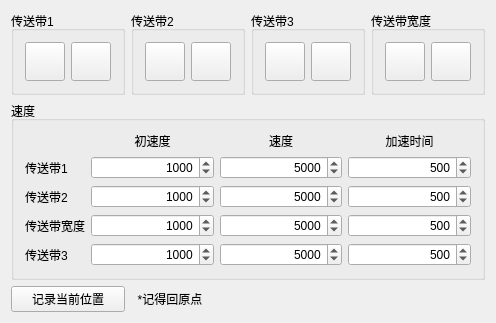
<?xml version="1.0" encoding="UTF-8"?>
<ui version="4.0">
 <class>Conveyor</class>
 <widget class="QWidget" name="Conveyor">
  <property name="geometry">
   <rect>
    <x>0</x>
    <y>0</y>
    <width>454</width>
    <height>279</height>
   </rect>
  </property>
  <property name="windowTitle">
   <string>传送带</string>
  </property>
  <layout class="QGridLayout" name="gridLayout_2" rowstretch="0,0,0,0">
   <item row="0" column="1">
    <widget class="QGroupBox" name="groupBox_2">
     <property name="title">
      <string>传送带2</string>
     </property>
     <layout class="QHBoxLayout" name="horizontalLayout_2">
      <item>
       <widget class="QToolButton" name="toolButton_3">
        <property name="icon">
         <iconset resource="printmark.qrc">
          <normaloff>:/Resources/ccw_b.png</normaloff>:/Resources/ccw_b.png</iconset>
        </property>
        <property name="iconSize">
         <size>
          <width>32</width>
          <height>32</height>
         </size>
        </property>
       </widget>
      </item>
      <item>
       <widget class="QToolButton" name="toolButton_4">
        <property name="icon">
         <iconset resource="printmark.qrc">
          <normaloff>:/Resources/cw_b.png</normaloff>:/Resources/cw_b.png</iconset>
        </property>
        <property name="iconSize">
         <size>
          <width>32</width>
          <height>32</height>
         </size>
        </property>
       </widget>
      </item>
     </layout>
    </widget>
   </item>
   <item row="0" column="2">
    <widget class="QGroupBox" name="groupBox_6">
     <property name="title">
      <string>传送带3</string>
     </property>
     <layout class="QHBoxLayout" name="horizontalLayout_4">
      <item>
       <widget class="QToolButton" name="toolButton_7">
        <property name="icon">
         <iconset resource="printmark.qrc">
          <normaloff>:/Resources/ccw_b.png</normaloff>:/Resources/ccw_b.png</iconset>
        </property>
        <property name="iconSize">
         <size>
          <width>32</width>
          <height>32</height>
         </size>
        </property>
       </widget>
      </item>
      <item>
       <widget class="QToolButton" name="toolButton_8">
        <property name="icon">
         <iconset resource="printmark.qrc">
          <normaloff>:/Resources/cw_b.png</normaloff>:/Resources/cw_b.png</iconset>
        </property>
        <property name="iconSize">
         <size>
          <width>32</width>
          <height>32</height>
         </size>
        </property>
       </widget>
      </item>
     </layout>
    </widget>
   </item>
   <item row="0" column="3">
    <widget class="QGroupBox" name="groupBox_3">
     <property name="title">
      <string>传送带宽度</string>
     </property>
     <layout class="QHBoxLayout" name="horizontalLayout_3">
      <item>
       <widget class="QToolButton" name="toolButton_5">
        <property name="icon">
         <iconset resource="printmark.qrc">
          <normaloff>:/Resources/narrow.png</normaloff>:/Resources/narrow.png</iconset>
        </property>
        <property name="iconSize">
         <size>
          <width>32</width>
          <height>32</height>
         </size>
        </property>
       </widget>
      </item>
      <item>
       <widget class="QToolButton" name="toolButton_6">
        <property name="icon">
         <iconset resource="printmark.qrc">
          <normaloff>:/Resources/wider.png</normaloff>:/Resources/wider.png</iconset>
        </property>
        <property name="iconSize">
         <size>
          <width>32</width>
          <height>32</height>
         </size>
        </property>
       </widget>
      </item>
     </layout>
    </widget>
   </item>
   <item row="0" column="0">
    <widget class="QGroupBox" name="groupBox">
     <property name="title">
      <string>传送带1</string>
     </property>
     <layout class="QHBoxLayout" name="horizontalLayout">
      <item>
       <widget class="QToolButton" name="toolButton">
        <property name="icon">
         <iconset resource="printmark.qrc">
          <normaloff>:/Resources/ccw_b.png</normaloff>:/Resources/ccw_b.png</iconset>
        </property>
        <property name="iconSize">
         <size>
          <width>32</width>
          <height>32</height>
         </size>
        </property>
       </widget>
      </item>
      <item>
       <widget class="QToolButton" name="toolButton_2">
        <property name="icon">
         <iconset resource="printmark.qrc">
          <normaloff>:/Resources/cw_b.png</normaloff>:/Resources/cw_b.png</iconset>
        </property>
        <property name="iconSize">
         <size>
          <width>32</width>
          <height>32</height>
         </size>
        </property>
       </widget>
      </item>
     </layout>
    </widget>
   </item>
   <item row="1" column="0" colspan="4">
    <widget class="QGroupBox" name="groupBox_5">
     <property name="title">
      <string>速度</string>
     </property>
     <layout class="QGridLayout" name="gridLayout_3" columnstretch="0,1,1,1">
      <item row="1" column="2">
       <widget class="QSpinBox" name="spinBox_2">
        <property name="alignment">
         <set>Qt::AlignRight|Qt::AlignTrailing|Qt::AlignVCenter</set>
        </property>
        <property name="minimum">
         <number>100</number>
        </property>
        <property name="maximum">
         <number>400000</number>
        </property>
        <property name="singleStep">
         <number>100</number>
        </property>
        <property name="value">
         <number>5000</number>
        </property>
       </widget>
      </item>
      <item row="1" column="3">
       <widget class="QSpinBox" name="spinBox_3">
        <property name="alignment">
         <set>Qt::AlignRight|Qt::AlignTrailing|Qt::AlignVCenter</set>
        </property>
        <property name="maximum">
         <number>2000</number>
        </property>
        <property name="singleStep">
         <number>10</number>
        </property>
        <property name="value">
         <number>500</number>
        </property>
       </widget>
      </item>
      <item row="2" column="0">
       <widget class="QLabel" name="label_18">
        <property name="text">
         <string>传送带2</string>
        </property>
       </widget>
      </item>
      <item row="2" column="2">
       <widget class="QSpinBox" name="spinBox_5">
        <property name="alignment">
         <set>Qt::AlignRight|Qt::AlignTrailing|Qt::AlignVCenter</set>
        </property>
        <property name="minimum">
         <number>1000</number>
        </property>
        <property name="maximum">
         <number>400000</number>
        </property>
        <property name="singleStep">
         <number>100</number>
        </property>
        <property name="value">
         <number>5000</number>
        </property>
       </widget>
      </item>
      <item row="2" column="1">
       <widget class="QSpinBox" name="spinBox_4">
        <property name="alignment">
         <set>Qt::AlignRight|Qt::AlignTrailing|Qt::AlignVCenter</set>
        </property>
        <property name="minimum">
         <number>100</number>
        </property>
        <property name="maximum">
         <number>400000</number>
        </property>
        <property name="singleStep">
         <number>100</number>
        </property>
        <property name="value">
         <number>1000</number>
        </property>
       </widget>
      </item>
      <item row="2" column="3">
       <widget class="QSpinBox" name="spinBox_6">
        <property name="alignment">
         <set>Qt::AlignRight|Qt::AlignTrailing|Qt::AlignVCenter</set>
        </property>
        <property name="maximum">
         <number>2000</number>
        </property>
        <property name="singleStep">
         <number>10</number>
        </property>
        <property name="value">
         <number>500</number>
        </property>
       </widget>
      </item>
      <item row="3" column="1">
       <widget class="QSpinBox" name="spinBox_7">
        <property name="alignment">
         <set>Qt::AlignRight|Qt::AlignTrailing|Qt::AlignVCenter</set>
        </property>
        <property name="minimum">
         <number>100</number>
        </property>
        <property name="maximum">
         <number>400000</number>
        </property>
        <property name="singleStep">
         <number>100</number>
        </property>
        <property name="value">
         <number>1000</number>
        </property>
       </widget>
      </item>
      <item row="3" column="0">
       <widget class="QLabel" name="label_19">
        <property name="text">
         <string>传送带宽度</string>
        </property>
       </widget>
      </item>
      <item row="3" column="2">
       <widget class="QSpinBox" name="spinBox_8">
        <property name="alignment">
         <set>Qt::AlignRight|Qt::AlignTrailing|Qt::AlignVCenter</set>
        </property>
        <property name="minimum">
         <number>1000</number>
        </property>
        <property name="maximum">
         <number>400000</number>
        </property>
        <property name="singleStep">
         <number>100</number>
        </property>
        <property name="value">
         <number>5000</number>
        </property>
       </widget>
      </item>
      <item row="3" column="3">
       <widget class="QSpinBox" name="spinBox_9">
        <property name="alignment">
         <set>Qt::AlignRight|Qt::AlignTrailing|Qt::AlignVCenter</set>
        </property>
        <property name="maximum">
         <number>2000</number>
        </property>
        <property name="singleStep">
         <number>10</number>
        </property>
        <property name="value">
         <number>500</number>
        </property>
       </widget>
      </item>
      <item row="0" column="1">
       <widget class="QLabel" name="label_12">
        <property name="text">
         <string>初速度</string>
        </property>
        <property name="alignment">
         <set>Qt::AlignCenter</set>
        </property>
       </widget>
      </item>
      <item row="0" column="2">
       <widget class="QLabel" name="label_15">
        <property name="text">
         <string>速度</string>
        </property>
        <property name="alignment">
         <set>Qt::AlignCenter</set>
        </property>
       </widget>
      </item>
      <item row="0" column="3">
       <widget class="QLabel" name="label_16">
        <property name="text">
         <string>加速时间</string>
        </property>
        <property name="alignment">
         <set>Qt::AlignCenter</set>
        </property>
       </widget>
      </item>
      <item row="1" column="0">
       <widget class="QLabel" name="label_21">
        <property name="text">
         <string>传送带1</string>
        </property>
       </widget>
      </item>
      <item row="1" column="1">
       <widget class="QSpinBox" name="spinBox">
        <property name="alignment">
         <set>Qt::AlignRight|Qt::AlignTrailing|Qt::AlignVCenter</set>
        </property>
        <property name="minimum">
         <number>100</number>
        </property>
        <property name="maximum">
         <number>400000</number>
        </property>
        <property name="singleStep">
         <number>100</number>
        </property>
        <property name="value">
         <number>1000</number>
        </property>
       </widget>
      </item>
      <item row="4" column="0">
       <widget class="QLabel" name="label_20">
        <property name="text">
         <string>传送带3</string>
        </property>
       </widget>
      </item>
      <item row="4" column="1">
       <widget class="QSpinBox" name="spinBox_10">
        <property name="alignment">
         <set>Qt::AlignRight|Qt::AlignTrailing|Qt::AlignVCenter</set>
        </property>
        <property name="minimum">
         <number>100</number>
        </property>
        <property name="maximum">
         <number>400000</number>
        </property>
        <property name="singleStep">
         <number>100</number>
        </property>
        <property name="value">
         <number>1000</number>
        </property>
       </widget>
      </item>
      <item row="4" column="2">
       <widget class="QSpinBox" name="spinBox_11">
        <property name="alignment">
         <set>Qt::AlignRight|Qt::AlignTrailing|Qt::AlignVCenter</set>
        </property>
        <property name="minimum">
         <number>1000</number>
        </property>
        <property name="maximum">
         <number>400000</number>
        </property>
        <property name="singleStep">
         <number>100</number>
        </property>
        <property name="value">
         <number>5000</number>
        </property>
       </widget>
      </item>
      <item row="4" column="3">
       <widget class="QSpinBox" name="spinBox_12">
        <property name="alignment">
         <set>Qt::AlignRight|Qt::AlignTrailing|Qt::AlignVCenter</set>
        </property>
        <property name="maximum">
         <number>2000</number>
        </property>
        <property name="singleStep">
         <number>10</number>
        </property>
        <property name="value">
         <number>500</number>
        </property>
       </widget>
      </item>
     </layout>
    </widget>
   </item>
   <item row="3" column="0">
    <widget class="QPushButton" name="pushButton">
     <property name="text">
      <string>记录当前位置</string>
     </property>
    </widget>
   </item>
   <item row="3" column="1">
    <widget class="QLabel" name="label_2">
     <property name="text">
      <string>  *记得回原点</string>
     </property>
    </widget>
   </item>
  </layout>
 </widget>
 <layoutdefault spacing="6" margin="11"/>
 <resources>
  <include location="printmark.qrc"/>
 </resources>
 <connections/>
</ui>
